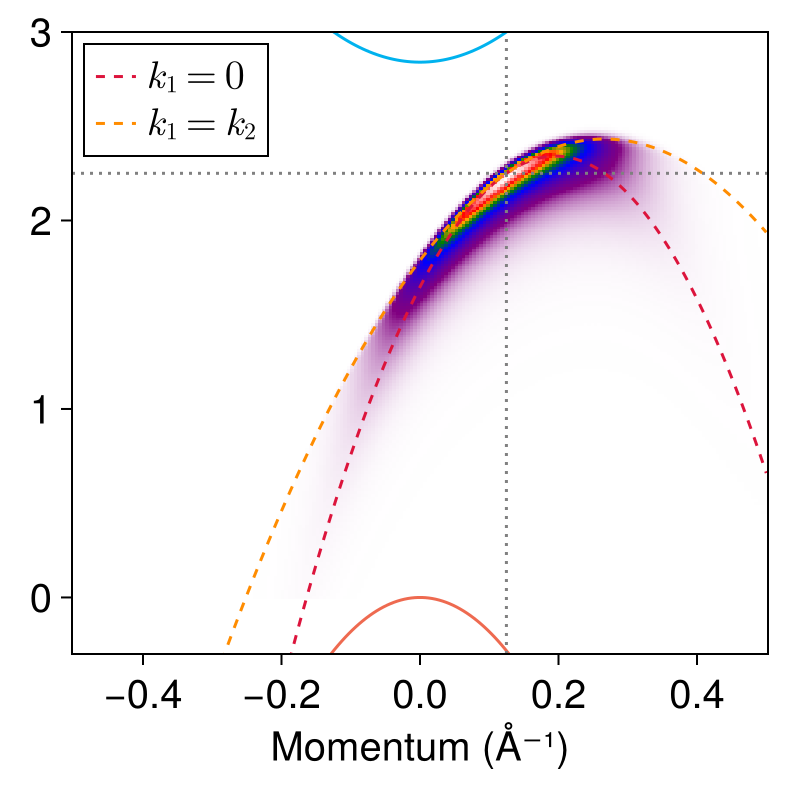

Write Julia code to recreate this figure.
include("units.jl")
include("qp-bands.jl")
include("broadening.jl")
include("ehh.jl")
include("wfn.jl")
include("arpes.jl")
using CairoMakie
using LaTeXStrings
using Colors

##########################################
#region Parameters

broaden = gaussian_broadening(20fs)

m_h = 0.21
m_e = 0.37
E_g = 2.84
w_side = 4π / (3 * 3.144817974)
w = SVector{2, Float64}([w_side, 0.0])
trion = Intervalley2DChandraTrion(
    m_h = m_h,
    m_e = m_e,
    w = w,
    E_g = E_g,
    E_B = 0.75, # Binding energy for the ehh trion mode
    a = 10.3,
    b = 25.2
)

# The trion momentum is set to be w
P_ratio = 1.2
P = P_ratio * w

# When P = w, we don't need to worry about the grid not being large enough.
# What we want is to make sure that k_1's such that k_1 = 0 or k_2 = 0
# are included in the k-grid,
# and when P=w, k_2 = 0, if and only if k_1 = -k_e.
# So for each k_e in the k-path scanned, -k_1 must be in the k-grid.
# But in this program, the k-path is a part of the k_grid,
# and it has mirror symmetry, so the condition is satisfied by default.
# When we are tilting the momentum of the trion away from P=w things can be slightly different.
kx_list = LinRange(-0.5, 0.5, 200)
ikx_Γ = argmin(abs.(kx_list))
ikx_tilted = argmin(abs.(kx_list .- -0.25))
k1_list = [SA[kx, 0.0] for kx in kx_list]
k1_grid = reshape(map(Iterators.product(kx_list, kx_list)) do (k_x, k_y)
    SA[k_x, k_y]
end, length(k1_list)^2)
ω_list = LinRange(0, 3.0, 200) #LinRange(-8, 5, 200)
ω_list_plot = LinRange(-0.3, 3.0, 200)

E_c1_curve = map(k1_list) do k_h
    -E_v1(trion, k_h)
end
E_v1_curve = map(k1_list) do k_e
    E_c1(trion, k_e)
end

electron_color = colorant"deepskyblue2"
hole_color = colorant"coral2"
shifted_valence_color = colorant"crimson"
shifted_valence_doubled_color = colorant"darkorange"
set_theme!(fontsize=20)
f = Figure(size=(400, 400))

#endregion
##########################################

let 
    ##########################################
    #region Calculation of trion

    Ak1k2 = wfn(trion)

    Akω_total = trion_ARPES_ehh(trion, P, k1_grid, k1_list, ω_list, Ak1k2, broaden)
    dispersion_k_zero = map(k1_list) do k
        k_1 = SA[0.0, 0.0]
        momentum_set = momentum_calc_ehh(trion, P, k, k_1)
        k_h1 = momentum_set.k_h1
        k_h2 = momentum_set.k_h2 
        k_2  = momentum_set.k_2
        E_trion_ehh(trion, P) - E_residue_ehh(trion, k_h1, k_h2)
    end

    dispersion_k_equal = map(k1_list) do k
        M = 2trion.m_h + trion.m_e
        k_1 = ((P - w) * trion.m_e / M - k) / 2
        k_2 = k_1
        momentum_set = momentum_calc_ehh(trion, P, k, k_1)
        k_h1 = momentum_set.k_h1
        k_h2 = momentum_set.k_h2 
        E_trion_ehh(trion, P) - E_residue_ehh(trion, k_h1, k_h2)
    end

    #endregion
    ##########################################

    ##########################################
    #region Plotting of trion

    ax = Axis(f[1, 1], xlabel="Momentum (Å⁻¹)")

    heatmap!(ax, kx_list, ω_list, Akω_total, colormap=arpes_colormap(transparency_gradience))
    lines!(ax, kx_list, E_c1_curve, color=hole_color)
    lines!(ax, kx_list, E_v1_curve, color=electron_color)
    lines!(ax, kx_list, dispersion_k_zero, label=L"k_1=0", color=shifted_valence_color, linestyle=:dash)
    lines!(ax, kx_list, dispersion_k_equal, label=L"k_1=k_2", color=shifted_valence_doubled_color, linestyle=:dash)
    
    M = m_e + 2m_h
    vlines!(ax, m_e / M * (P - w)[1], linestyle=:dot, color=:gray)
    hlines!(ax, inv_eV * m_e / 2M^2 * norm(P - w)^2 + trion.E_g - trion.E_B, linestyle=:dot, color=:gray)

    ylims!(ax, (minimum(ω_list_plot), maximum(ω_list_plot)))
    hidedecorations!(ax, ticks = false, ticklabels = false, label = false)
    axislegend(ax, position=:lt)

    #endregion
    ##########################################
end

save("ehh-shifted-momentum-display.png", f)
f